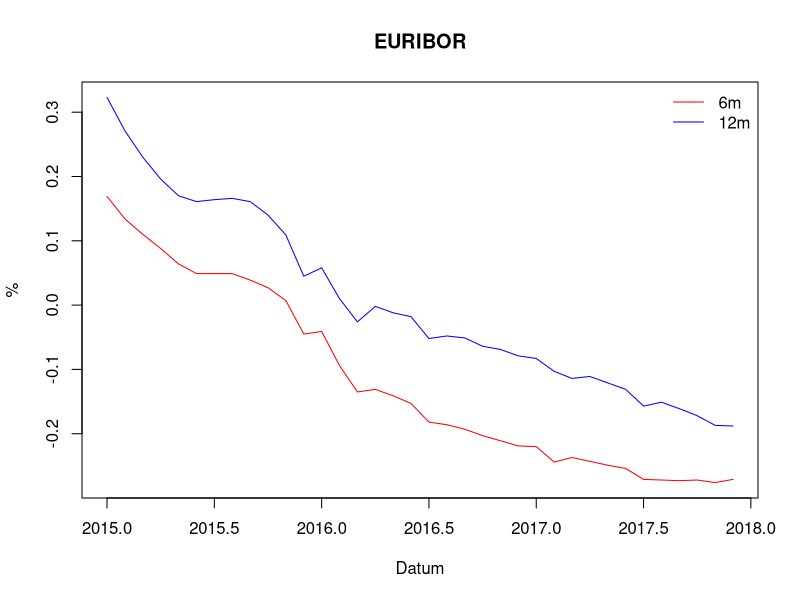
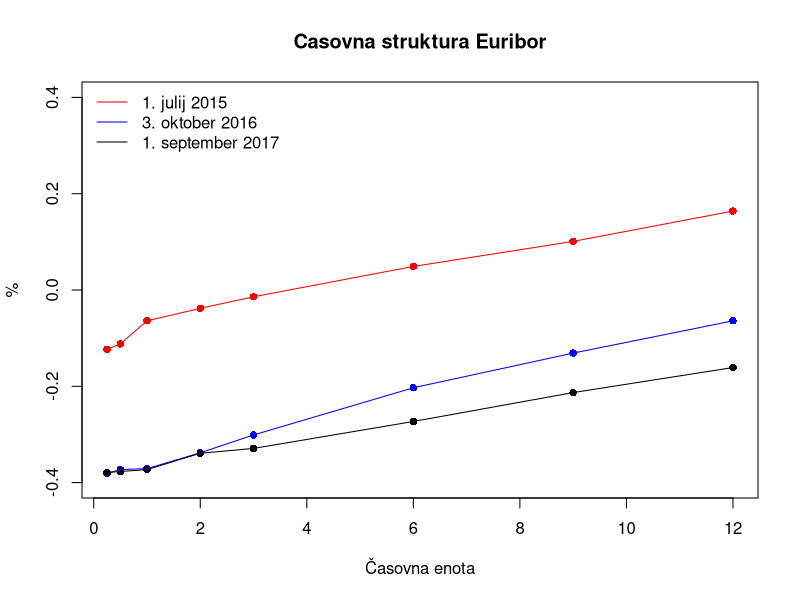
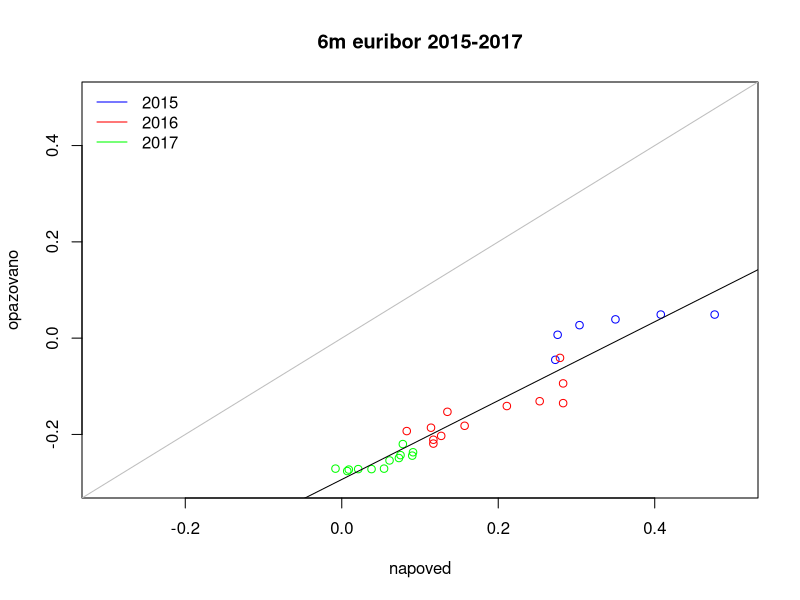
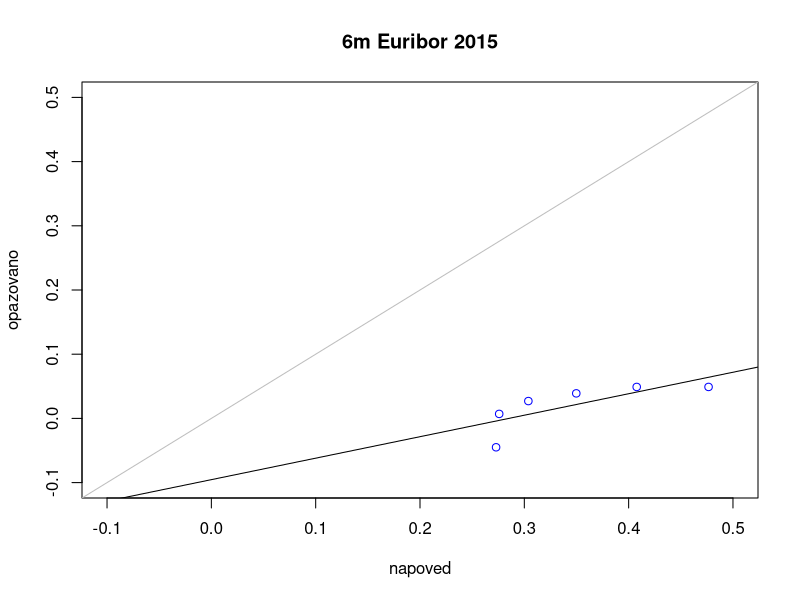
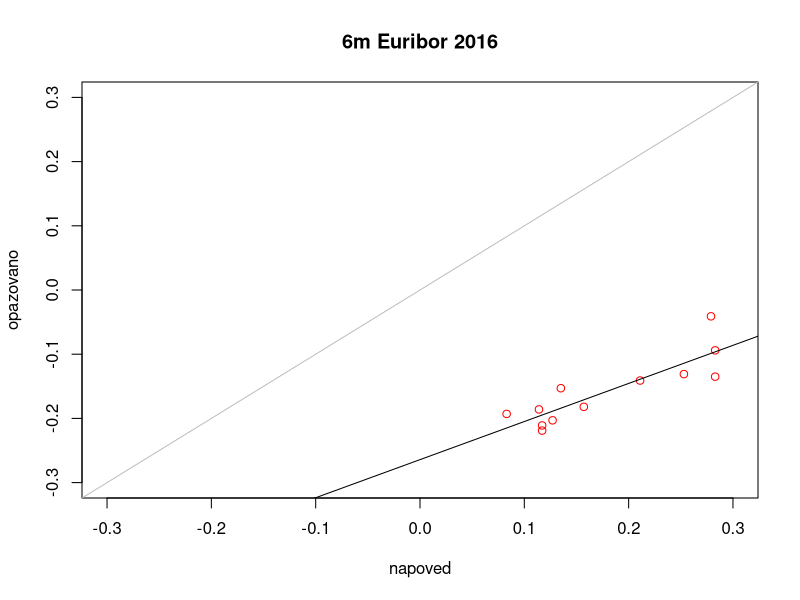
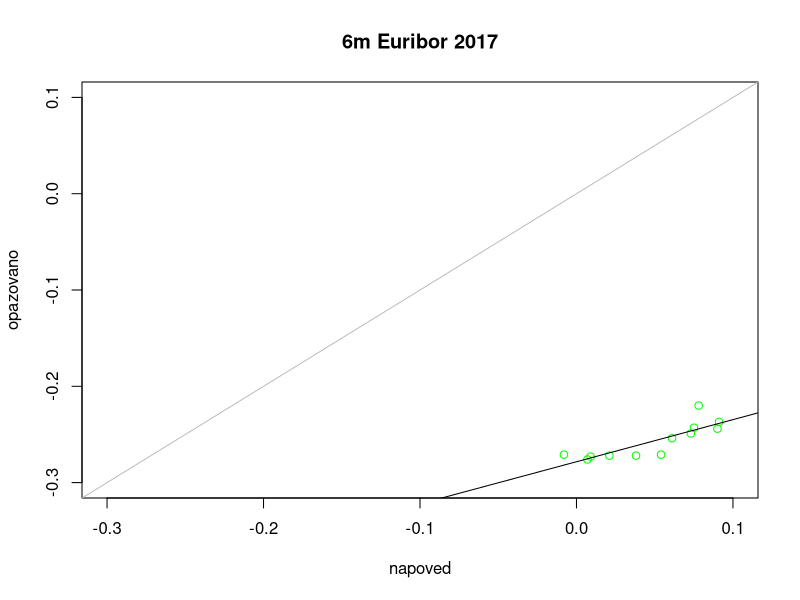

Recreate these plots in R, in order.
# OBRESTNE KRIVULJE
# Finančni praktikum 2020/21
# Mitja Mandić

#prva naloga

euribor.15 <- read.table("prva_naloga/podatki/hist_EURIBOR_2015.csv", sep = ",", header = TRUE, row.names = 1, check.names = FALSE)
euribor.15 <- as.data.frame(t(euribor.15[,c(1, 22, 42, 64, 84, 104, 126, 149, 170, 192, 214, 235)]))
euribor.16 <- read.table("prva_naloga/podatki/hist_EURIBOR_2016.csv", sep = ",", header = TRUE, row.names = 1, check.names = FALSE)
euribor.16 <- as.data.frame(t(euribor.16[,c(1, 21, 42, 63, 84, 106, 128, 149, 172, 194, 215, 237)]))
euribor.17 <- read.table("prva_naloga/podatki/hist_EURIBOR_2017.csv", sep = ",", header = TRUE, row.names = 1, check.names = FALSE)
euribor.17 <- as.data.frame(t(euribor.17[,c(1, 23, 43, 66, 84, 106, 128, 149, 172, 193, 215, 237)]))

euribor <- rbind(euribor.15,euribor.16,euribor.17)

prva.c.6m <- ts(euribor[,"6m"], start = 2015, frequency = 12)
prva.c.12m <- ts(euribor[,"12m"], start = 2015, frequency = 12)

graf.ts <- ts.plot(prva.c.6m,prva.c.12m, gpars = list(xlab = "Datum", ylab = "%", col = c("red", "blue")))
legend("topright", bty="n", lty=c(1,1), col=c("red","blue"),
       legend=c("6m", "12m"))
title("EURIBOR")              

#druga naloga

#1. julij 2015, 3. oktober 2016, 1. september 2017

druga.b <- euribor[c("01/07/2015", "03/10/2016", "01/09/2017"),]
#druga.b <- as.data.frame(t(druga.b))
graf.druga.b <- plot(t(druga.b[1,]), ylim = c(-0.4, 0.4), col = c("red"),x=c(1/4,1/2,1,2,3,6,9,12), pch = 16, ylab = "%", xlab = "Časovna enota")
points(t(druga.b[2,]), col = c("blue"),pch = 16,x=c(1/4,1/2,1,2,3,6,9,12))
points(t(druga.b[3,]), col = c("black"),pch = 16,x=c(1/4,1/2,1,2,3,6,9,12))
lines(t(druga.b[1,]),col = c("red"),pch = 16,x=c(1/4,1/2,1,2,3,6,9,12))
lines(t(druga.b[2,]),col = c("blue"),pch = 16,x=c(1/4,1/2,1,2,3,6,9,12))
lines(t(druga.b[3,]),col = c("black"),pch = 16,x=c(1/4,1/2,1,2,3,6,9,12))
legend("topleft",bty="n",lty = c(1,1),col=c("red", "blue", "black"), legend=c("1. julij 2015", "3. oktober 2016", "1. september 2017"))
title("Casovna struktura Euribor")

#Vse krivulje so naraščajoče, torej imajo višjo donosnost pri kasnejših datumih zapadlosti, torej imajo normalno obliko.
#So precej položne in z izjemo leta 2015 skozi negativne.



#tretja naloga
T <- 6
U <- 12

euribor.tretja <- euribor[,c("6m","12m")]
euribor.tretja[,"terminska"] <- 2 * ((1 + euribor.tretja[,"12m"]/100)/(1 + 1/2 * euribor.tretja[,"6m"]/100) - 1)*100

napoved <- euribor.tretja[,"terminska"]
napoved[c(31,32,33,34,35,36)] <- 0
napoved[c(seq(7,36))] <- napoved[c(seq(1,30))]

napoved[c(1,2,3,4,5,6)] <- NA
euribor.tretja["napoved"] <- napoved

graf.3c <- plot(x=euribor.tretja[seq(6,12),"napoved"],y=euribor.tretja[seq(6,12),"6m"], xlim = c(-0.3,0.5), ylim = c(-0.3,0.5), type="p",
                xlab = "napoved", ylab = "opazovano",col = "blue")
points(x=euribor.tretja[seq(13,24),"napoved"],y=euribor.tretja[seq(13,24),"6m"], col = "red")
points(x=euribor.tretja[seq(25,36),"napoved"],y=euribor.tretja[seq(25,36),"6m"], col = "green")
lines(x = c(-0.5,0,5), y = c(-0.5,0,5), col = "grey")
legend("topleft",bty="n",lty = c(1,1),col=c("blue", "red", "green"), legend=c("2015", "2016", "2017"))
abline(lm(euribor.tretja[,"6m"]~euribor.tretja[,"napoved"]))
title("6m euribor 2015-2017")       

graf.3d.prva <- plot(x=euribor.tretja[seq(6,12),"napoved"],y=euribor.tretja[seq(6,12),"6m"], xlim = c(-0.1,0.5), ylim = c(-0.1,0.5), type="p",
                     xlab = "napoved", ylab = "opazovano",col = "blue")
abline(lm(euribor.tretja[seq(6,12),"6m"]~euribor.tretja[seq(6,12),"napoved"]))
lines(x = c(-0.5,0,5), y = c(-0.5,0,5), col = "grey")
title("6m Euribor 2015")

graf.3d.druga <- plot(x=euribor.tretja[seq(13,24),"napoved"],y=euribor.tretja[seq(13,24),"6m"], xlim = c(-0.3,0.3), ylim = c(-0.3,0.3), type="p",
                                     xlab = "napoved", ylab = "opazovano",col = "red")
abline(lm(euribor.tretja[seq(13,24),"6m"]~euribor.tretja[seq(13,24),"napoved"]))
lines(x = c(-0.5,0,5), y = c(-0.5,0,5), col = "grey")
title("6m Euribor 2016")

graf.3d.tretja <- plot(x=euribor.tretja[seq(25,36),"napoved"],y=euribor.tretja[seq(25,36),"6m"], xlim = c(-0.3,0.1), ylim = c(-0.3,0.1), type="p",
                       xlab = "napoved", ylab = "opazovano",col = "green")
abline(lm(euribor.tretja[seq(25,36),"6m"]~euribor.tretja[seq(25,36),"napoved"]))
lines(x = c(-0.5,0,5), y = c(-0.5,0,5), col = "grey")
title("6m Euribor 2017")

#odgovor 3.e
#Regresijska premica bi morala biti simetrala lihih kvadrantov, na kateri bi ležale vse narisane točke. Ker je napoved večja od
#izmerjene vrednosti, so točke na grafih v desnem spodnjem kotu.